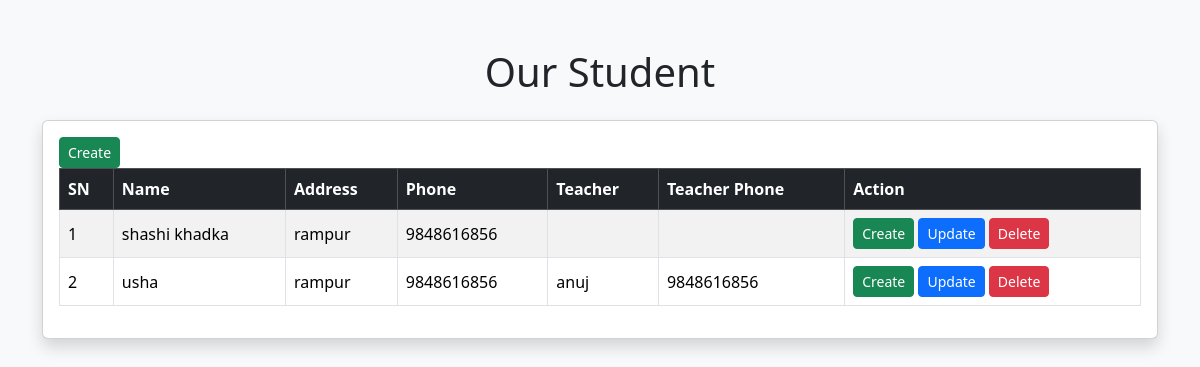
/student/list, run on an earlier commit of the app's database.
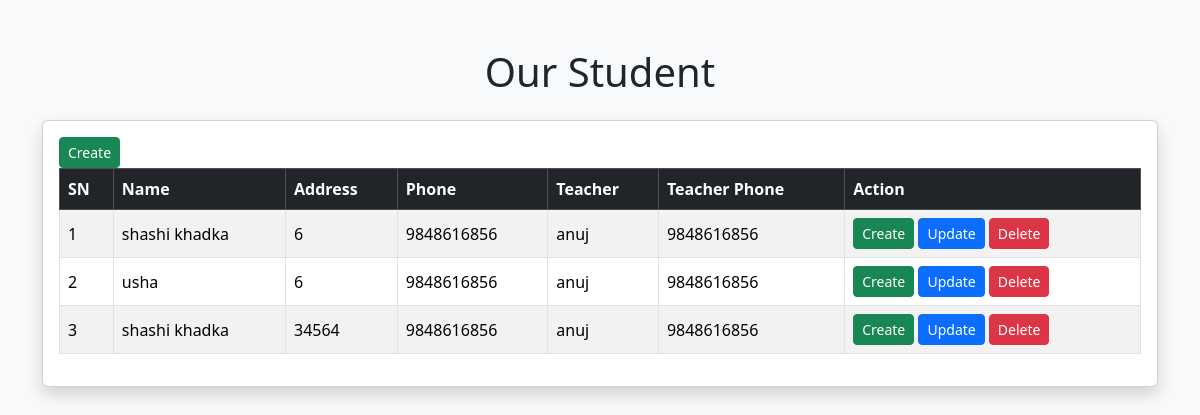
And on a later commit of the database.
### school/models.py (models this page shows, shortened)
class Student(models.Model):
    class_teacher = models.ForeignKey(Teacher, on_delete=models.SET_NULL, null=True,related_name="teacher_student")
    full_name = models.CharField(max_length=80)
    dob = models.DateField()
    email = models.EmailField()
    phone = models.PositiveIntegerField()
    address = models.CharField(max_length=80)
    class Meta:
        db_table = "student"

class Teacher(models.Model):
    full_name = models.CharField(max_length=80)
    dob = models.DateField()
    email = models.EmailField()
    phone = models.PositiveIntegerField()
    address = models.CharField(max_length=80)
    hire_date = models.DateTimeField()
    qualification = models.CharField(max_length=100)
    salary = models.DecimalField(max_digits=10, decimal_places=2)
    class Meta:
        db_table = "teacher"

### school/views.py (the view)
# urls.py: path('list',student_list,name="student-list"),
def student_list(request):
    data = Student.objects.all()
    context = {
        "student":data
    }
    return render(request,'student/index.html',context)

### school/templates/student/index.html (shortened to what this page needs)
<!DOCTYPE html>
<html lang="en">
<head>
    <link href="https://cdn.jsdelivr.net/npm/bootstrap@5.3.3/dist/css/bootstrap.min.css" rel="stylesheet">
</head>
<body class="bg-light">
<div class="container mt-5">
    <h1 class="text-center mb-4">Our Student</h1>
    <div class="card shadow">
        <div class="card-body">
           <a href="{% url 'student-create' %}"> <button class="btn btn-success btn-sm">Create</button></a>
            <div class="table-responsive">
                <table class="table table-bordered table-hover table-striped align-middle">
                    <thead class="table-dark">
                        <tr>
                            <th>SN</th>
                            <th>Name</th>
                            <th>Address</th>
                            <th>Phone</th>
                            <th> Teacher </th>
                            <th> Teacher Phone </th>
                            <th>Action</th>
                        </tr>
                    </thead>
                    <tbody>
                        {% for i in student %}
                        <tr>
                            <td>{{ forloop.counter }}</td>
                            <td>{{ i.full_name }}</td>
                            <td>{{ i.address }}</td>
                            <td>{{ i.phone }}</td>
                            <td> {{i.class_teacher.full_name}}</td>
                            <td> {{i.class_teacher.phone}}</td>
                            <td>
                                   <a href="{% url 'student-create' %}"> <button class="btn btn-success btn-sm">Create</button></a>
                                   <a href="{% url 'student-update' i.id %}"> <button class="btn btn-primary btn-sm"> Update </button></a>
                                   <a href="{% url 'student-delete' i.id %}"> <button class="btn btn-danger btn-sm"> Delete </button></a>
                            </td>
                        </tr>
                        {% empty %}
                        <tr>
                            <td colspan="5" class="text-center text-muted">
                                No student found.
                            </td>
                        </tr>
                        {% endfor %}
                    </tbody>
                </table>
            </div>
        </div>
    </div>
</div>
</body>
</html>

What changed in the data, as far as the page shows it:
changed Student (number 1 of 3 on the later page): address "rampur" → "6"; class_teacher.full_name (not shown) → "anuj"; class_teacher.phone (not shown) → "9848616856"
changed Student "usha": address "rampur" → "6"
added Student: full_name "shashi khadka", address "34564", phone "9848616856", class_teacher.full_name "anuj", class_teacher.phone "9848616856"
